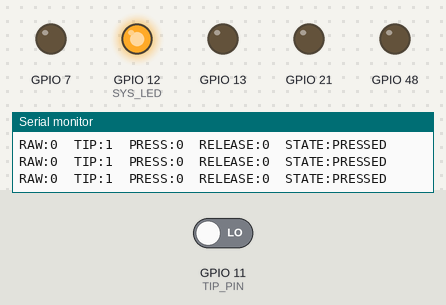
The sketch below on a simulated ESP32-S3. Parts: output pins drawn as LEDs (lit = HIGH), the last lines printed to the serial monitor. Inputs (shaded band) come from the test bench; at power-on: GPIO 11 (TIP_PIN) LOW.

Above: at 1.2 s.
1.3 s: GPIO 11 (TIP_PIN) driven HIGH
At 1.7 s:
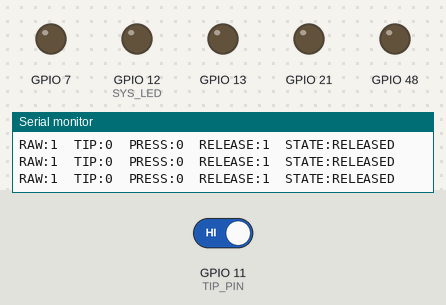
5.8 s: GPIO 11 (TIP_PIN) driven LOW
At 6.4 s:
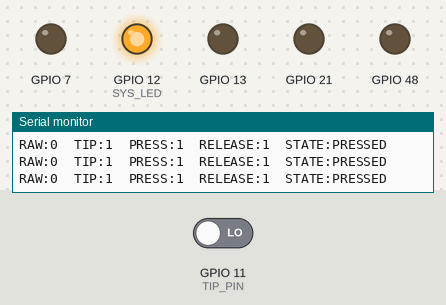
Timing chart, 0 to 8.3 s (numbered marks = the images above; inputs shaded):
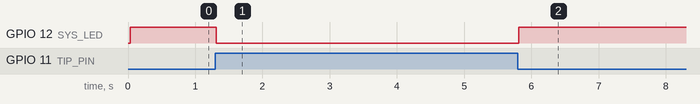

The sketch:

Tip_R26_Test.ino
```cpp
/*
 * R26 ESP32-S3 / J402 normally-open pen-tip switch test.
 * J402.1 = TIP_RAW -> R412 (1k) -> GPIO11; J402.2 = GND.
 * R411 (10k) supplies the external pull-up: released HIGH, pressed LOW.
 * No external library. USB CDC serial at 115200 baud.
 * Disconnect the battery while its reported heating fault is unresolved.
 */
#include <Arduino.h>

#if !defined(CONFIG_IDF_TARGET_ESP32S3)
#error "Select ESP32S3 Dev Module."
#endif
#if !ARDUINO_USB_CDC_ON_BOOT || !ARDUINO_USB_MODE
#error "Enable USB CDC On Boot; select Hardware CDC and JTAG for USB Mode."
#endif

constexpr uint8_t TIP_PIN = 11;
constexpr uint8_t SYS_LED = 12, FAULT_LED = 13;
constexpr uint8_t GSR_EN = 7, CHG_EN = 21, BAT_SENSE_EN = 48;
constexpr uint32_t DEBOUNCE_MS = 10, REPORT_MS = 200;

int rawLevel = HIGH;
int stableLevel = -1; // Not initialized until the input stays stable for 10 ms.
uint32_t lastRawChange = 0, lastReport = 0;
uint32_t pressCount = 0, releaseCount = 0;
bool liveOutput = true, serialWasOpen = false;

const char *switchState() {
  if (stableLevel < 0) return "WAIT";
  return stableLevel == LOW ? "PRESSED" : "RELEASED";
}

void printState() {
  if (!Serial) return;
  Serial.printf("RAW:%d\tTIP:%d\tPRESS:%lu\tRELEASE:%lu\tSTATE:%s\n",
                rawLevel, stableLevel < 0 ? -1 : (stableLevel == LOW ? 1 : 0),
                (unsigned long)pressCount, (unsigned long)releaseCount, switchState());
}

void printHelp() {
  if (!Serial) return;
  Serial.println("\n# R26 pen-tip switch: J402.1=TIP/GPIO11, J402.2=GND.");
  Serial.println("# Normally open contact only. Released RAW=1; pressed RAW=0.");
  Serial.printf("# Debounce=%lu ms; RAW is sampled level, TIP is debounced pressed state.\n",
                (unsigned long)DEBOUNCE_MS);
  Serial.println("# h help | s status | l live output on/off | z zero counters");
  Serial.println("# SYS LED follows debounced press. Startup state is not counted as an event.");
  Serial.println("# USB only for this test; disconnect faulty battery. Charging/GSR disabled.");
  printState();
}

void updateSwitch(uint32_t now, int sampledLevel) {
  if (sampledLevel != rawLevel) {
    rawLevel = sampledLevel;
    lastRawChange = now;
  }
  if (rawLevel == stableLevel || uint32_t(now - lastRawChange) < DEBOUNCE_MS) return;

  const bool initial = stableLevel < 0;
  stableLevel = rawLevel;
  if (!initial) {
    if (stableLevel == LOW) ++pressCount;
    else ++releaseCount;
  }
  digitalWrite(SYS_LED, stableLevel == LOW ? HIGH : LOW);
  if (liveOutput && Serial) {
    Serial.printf("# %s %s at %lu ms\n", initial ? "INITIAL" : "EVENT",
                  switchState(), (unsigned long)now);
    printState();
  }
}

void handleCommand(char command) {
  switch (command) {
    case 'h': printHelp(); break;
    case 's': printState(); break;
    case 'l':
      liveOutput = !liveOutput;
      if (Serial) Serial.printf("# Live output %s; sampling and counters continue.\n",
                                liveOutput ? "ON" : "OFF");
      break;
    case 'z':
      pressCount = releaseCount = 0;
      if (Serial) Serial.println("# Counters reset; current switch state unchanged.");
      printState();
      break;
    default: break; // Ignore CR/LF and unknown characters.
  }
}

void setup() {
  const uint8_t outputs[] = {GSR_EN, CHG_EN, BAT_SENSE_EN, SYS_LED, FAULT_LED};
  for (uint8_t pin : outputs) {
    digitalWrite(pin, LOW);
    pinMode(pin, OUTPUT);
  }
  pinMode(TIP_PIN, INPUT); // Use fitted R411; do not mask a missing pull-up with software.
  Serial.begin(115200);
  Serial.setTxTimeoutMs(10);
  const uint32_t start = millis();
  while (!Serial && uint32_t(millis() - start) < 1200) delay(10);
  rawLevel = digitalRead(TIP_PIN);
  lastRawChange = lastReport = millis();
  serialWasOpen = bool(Serial);
  printHelp();
}

void loop() {
  updateSwitch(millis(), digitalRead(TIP_PIN));
  const bool connected = bool(Serial);
  if (connected && !serialWasOpen) printHelp();
  serialWasOpen = connected;
  if (Serial.available()) handleCommand(char(Serial.read()));
  const uint32_t now = millis();
  if (uint32_t(now - lastReport) >= REPORT_MS) {
    lastReport = now;
    if (liveOutput) printState();
  }
  delay(1);
}
```

Measured:
- after the input at 1.3 s, GPIO 12 (SYS_LED): HIGH → LOW at once
- after the input at 5.8 s, GPIO 12 (SYS_LED): LOW → HIGH at once
